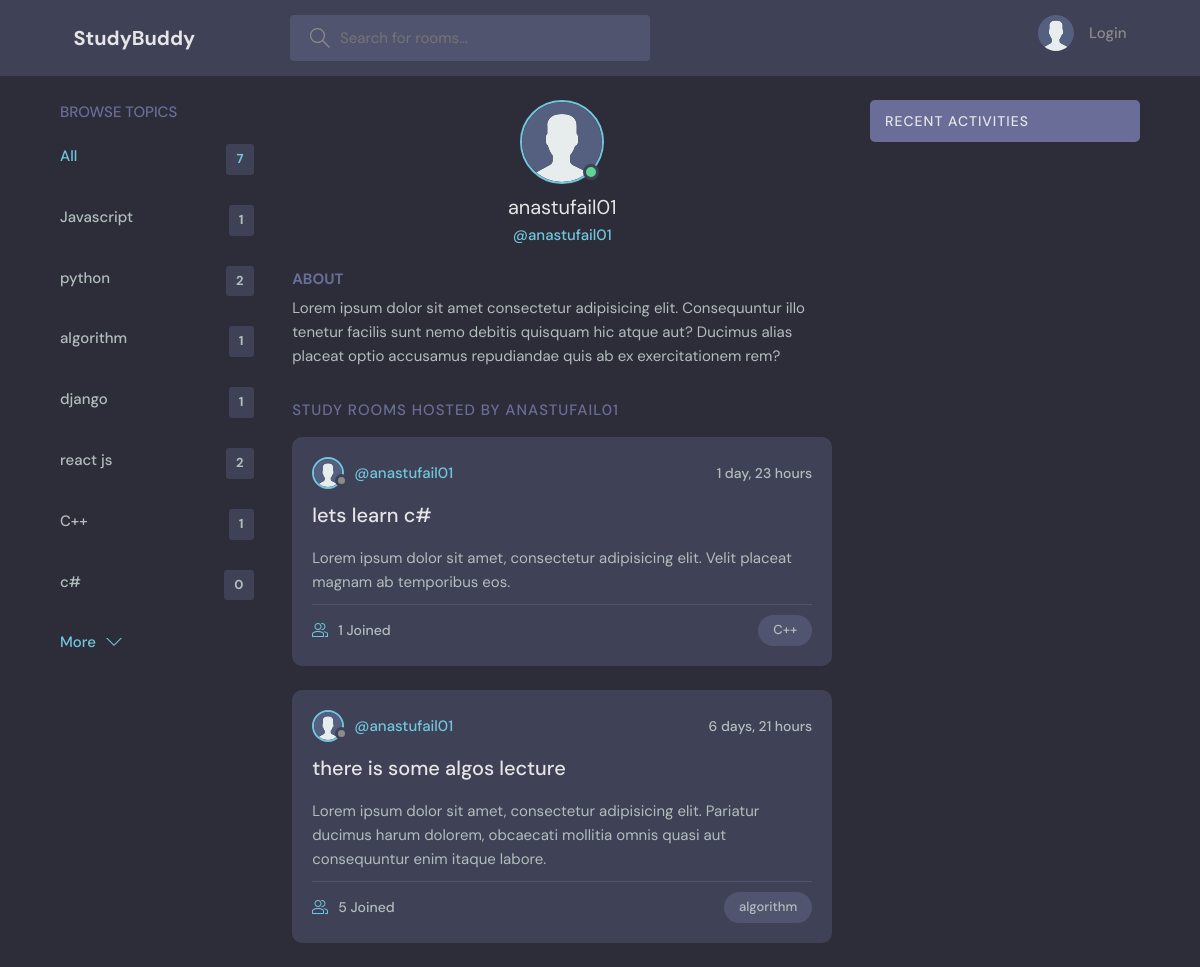
Page /profile/2 on the earlier database version.
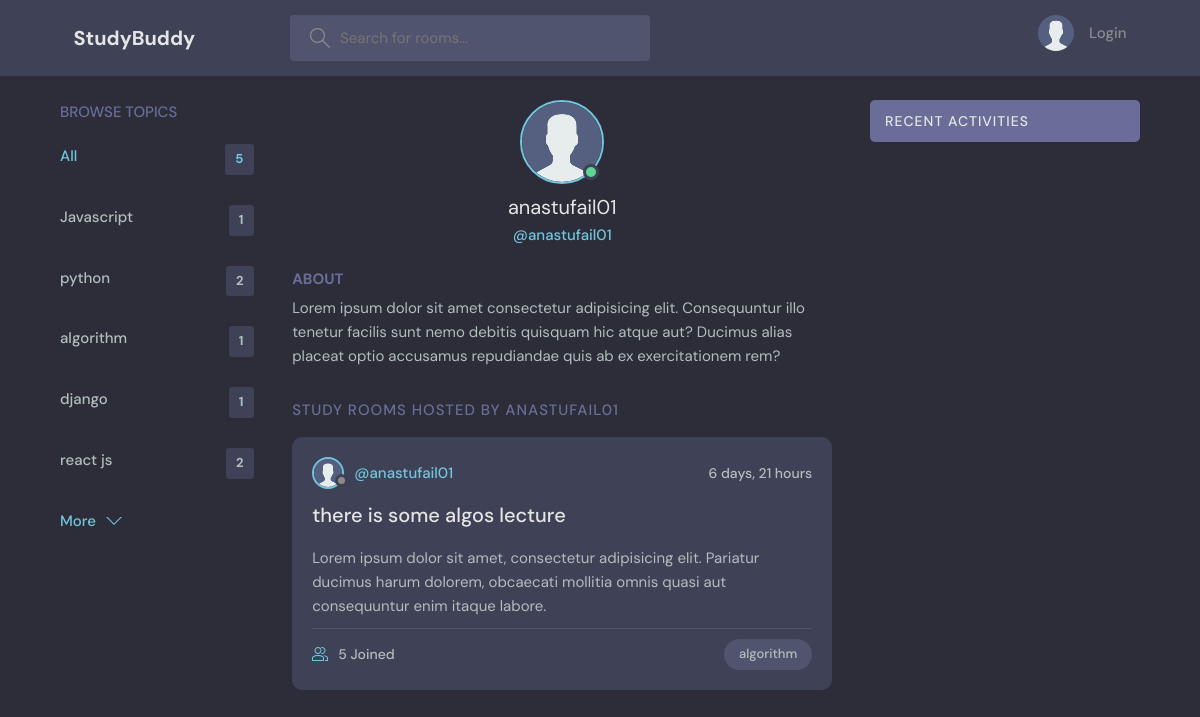
Same page on the later database version.
### base/models.py (models this page shows, shortened)
class Topic(models.Model):
    name = models.CharField(max_length=200)
    def __str__(self):
        return self.name

class Room(models.Model):
    host = models.ForeignKey(User, on_delete=models.SET_NULL, null=True)
    topic = models.ForeignKey(Topic, on_delete=models.SET_NULL, null=True)
    name = models.CharField(max_length=200)
    participants=models.ManyToManyField(User,related_name='participants',blank=True)
    description = models.TextField(null=True, blank=True)
    updated = models.DateTimeField(auto_now=True)
    created = models.DateTimeField(auto_now_add=True)
    class Meta:
        ordering= ['-updated','-created']

### base/views.py (the view)
# urls.py: path("profile/<int:room_id>",views.profile,name='profile'),
def profile(request,room_id):
    user=User.objects.get(id=room_id)
    rooms=user.room_set.all()
    room_message=user.message_set.all()
    topics=Topic.objects.all()
    return render(request,'base/profile.html',{'user':user,'rooms':rooms,'room_message':room_message,'topics':topics})

### base/templates/base/profile.html (shortened to what this page needs)
{% extends 'main.html'%}
{% block content %}
{% load static %}
  <main class="profile-page layout layout--3">
    <div class="container">
      {% include 'base/topics.html' %}
      <div class="roomList">
        <div class="profile">
          <div class="profile__avatar">
            <div class="avatar avatar--large active">
              <img src="{% static 'images/avatar.svg' %}" alt="Avatar" />
            </div>
          </div>
          <div class="profile__info">
            <h3>{{user.username}}</h3>
            <p><a href="{% url 'profile' user.id %}">@{{user.username}}</a></p>
          </div>
          <div class="profile__about">
            <h3>About</h3>
            <p>
              Lorem ipsum dolor sit amet consectetur adipisicing elit. Consequuntur illo tenetur
              facilis sunt nemo debitis quisquam hic atque aut? Ducimus alias placeat optio
              accusamus repudiandae quis ab ex exercitationem rem?
            </p>
          </div>
        </div>
        <div class="roomList__header">
          <div>
            <h2>Study Rooms Hosted by {{user.username}}</a>
            </h2>
          </div>
        </div>
         {% for room in rooms %}
  <div class="roomListRoom">
    <div class="roomListRoom__header">
      {% if room.host and room.host.id %}
      <a href="{% url 'profile' room.host.id %}" class="roomListRoom__author">
        <div class="avatar avatar--small">
          <img src="{% static 'images/avatar.svg' %}" alt="Avatar" />
        </div>
        <span>@{{ room.host.username }}</span>
      </a>
      {% endif %}
      <div class="roomListRoom__actions">
        <span>{{room.created|timesince}}</span>
      </div>
    </div>
    <div class="roomListRoom__content">
      <a href="{% url 'room' room.id %}">{{room.name}}</a>
      <p>{{room.description}}</p>
    </div>
    <div class="roomListRoom__meta">
      <a href="{% url 'room' room.id %}" class="roomListRoom__joined">
        {{room.participants.all.count}} Joined
      </a>
      <p class="roomListRoom__topic">{{room.topic}}</p>
    </div>
  </div>
  {% endfor %}
      </div>
      {% include 'base/activity_component.html' %}
    </div>
  </main>
</body>
</html>
{% endblock content%}

### base/templates/base/topics.html
<div class="topics">
  <div class="topics__header">
    <h2>Browse Topics</h2>
  </div>
  <ul class="topics__list">
    <li>
      <a href="{% url 'home' %}" class="active"
        >All <span>{{topics.count}}</span></a
      >
    </li>
    {% for topic in topics %}
    <li>
      <a href="{% url 'home' %}?q={{ topic.name }}"
        >{{topic.name}}<span>{{topic.room_set.all.count}}</span></a
      >
    </li>
    {% endfor %}
  </ul>
  <a class="btn btn--link" href="{% url 'topic' %}">
    More
    <svg
      version="1.1"
      xmlns="http://www.w3.org/2000/svg"
      width="32"
      height="32"
      viewBox="0 0 32 32"
    >
      <title>chevron-down</title>
      <path d="M16 21l-13-13h-3l16 16 16-16h-3l-13 13z"></path>
    </svg>
  </a>
</div>

Differences in the rows shown:
removed Topic: name "C++", room_set.all.count "1"
removed Topic: name "c#", room_set.all.count "0"
removed Room: host.username "anastufail01", created "1 day, 23 hours", name "lets learn c#", description "Lorem ipsum dolor sit amet, consectetur adipisicing elit. Velit placeat magnam ab temporibus eos.", participants.all.count "1", topic "C++"
Other differences:
{{ topics.count }}: "7" → "5"
